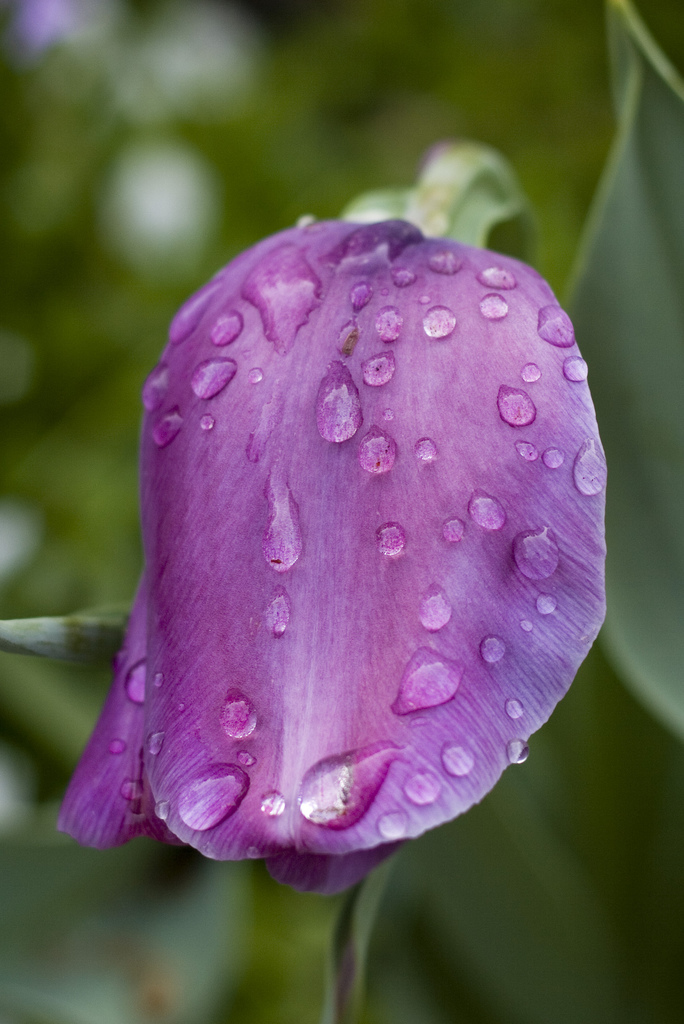
#> input picture multi_week1/data/objects/flower/1.jpg, 684 x 1024 px
$ python main_script_week1.py   (Python 2 division)
#> lines starting #> are read from the running program, lines starting #| are printed output that depends on the picture; pictures that were not available may be replaced by others from this repository, and a replacement may not be noted
### multi_week1/python/week1/week1.py
# -*- coding: utf-8 -*-
#------------------------------------------------------------------------------
#           NAME: week1.py
#         AUTHOR: Stratis Gavves, Patrick de Kok, Georgios Methenitis
#  LAST MODIFIED: 14-10-2013
#    DESCRIPTION: TODO
#
#------------------------------------------------------------------------------
import math

import matplotlib.pyplot as plt
import numpy as np
import scipy.signal as sgn


ROOT_OF_SQUARED_SUM = lambda h: math.sqrt(sum(map(lambda x: x * x, h)))
SUM = lambda h: float(sum(h))
DEFAULT_DIST_TYPE = 'euclidean'


def extractColorHistogram(im):
    histo = []
    pixels = float(im.shape[0] * im.shape[1])
    for channel in range(im.shape[-1]):
        histo.append(np.bincount(im[:, :, channel].flatten(), minlength=256)
                     / pixels)
    return np.concatenate(histo)


def d_euclidean(x, y):
    return -(x - y) ** 2


def d_l2(x, y):
    return (x * y)


d_intersect = min


# [4 lines left out: function d_chi2, not called in this run]


def d_helliger(x, y):
    return math.sqrt(x) * math.sqrt(y)


# [25 lines left out: functions computeVectorDistance, test, not called in this run]


def get_image(id):
    return np.array(plt.imread('../../data/objects/flower/%d.jpg' % id))


# [48 lines left out: functions computeImageDistances, rankImages, get_gaussian_filter, get_gaussian_der_filter, not called in this run]


def gradmag(im_dr, im_dc):
    im_dmag = np.sqrt(im_dr * im_dr + im_dc * im_dc)
    return im_dmag / sum(im_dmag)


#~~~~~~~~~~~~~~~~~~~~~~~~~~~~~~~~~~~~~~~~~~~~~~~~~~~~~~~~~~~~~~~~~~~~~~~~~
# [ALREADY IMPLEMENTED. DO NOT TOUCH]
#~~~~~~~~~~~~~~~~~~~~~~~~~~~~~~~~~~~~~~~~~~~~~~~~~~~~~~~~~~~~~~~~~~~~~~~~~
# [20 lines left out: functions apply_filter, apply_gaussian_conv, not called in this run]

### multi_week1/python/tools.py
# -*- coding: utf-8 -*-
#------------------------------------------------------------------------------
#           NAME: week1.py
#         AUTHOR: Stratis Gavves
#  LAST MODIFIED: 18/03/10
#    DESCRIPTION: TODO
#
#------------------------------------------------------------------------------
import urllib
import os
import numpy as np
import zipfile
import math
import matplotlib.pyplot as plt
from PIL import Image

# [39 lines left out: functions plot_features, append_images, plot_matches, not called in this run]

def normalizeColsL2(vectors):
    vectors = vectors / np.sqrt((vectors ** 2).sum(-1))[..., np.newaxis]
    return vectors

# [15 lines left out: function compute_sift, not called in this run]

def read_sift_from_file(sift_path):
    f = np.loadtxt(sift_path)
    return f[:, :4], f[:, 4:]

# [17 lines left out: functions fileparts, downloadObjectsDataset, not called in this run]

def getImagePathsFromObjectsDataset( obj ):
    impaths = []
    for i in np.arange(1, 61):
        impaths.append('../../data/objects/' + obj + '/' + str(i) + '.jpg')

    return impaths

# [15 lines left out: function gf_2d, not called in this run]


### multi_week1/python/week1/main_script_week1.py
# -*- coding: utf-8 -*-
import math
import random as rnd
import sys

import matplotlib.pyplot as plt
import numpy as np
from PIL import Image
from scipy.ndimage import filters

sys.path.insert(0, '../')
import tools
import week1


# PREFERENCES FOR DISPLAYING ARRAYS. FEEL FREE TO CHANGE THE VALUES TO YOUR LIKING
np.set_printoptions(precision=3)
np.set_printoptions(suppress=True)
np.set_printoptions(linewidth=200)

# ~~~~~~~~~~~~~~~~~~~~~~~~~~~~~~~~~~~~~~~~~~~~~~~~~~~~~~~~~~~~~~~~~~~~~~~~~~~
# Step A. Download images [Already implemented]
# ~~~~~~~~~~~~~~~~~~~~~~~~~~~~~~~~~~~~~~~~~~~~~~~~~~~~~~~~~~~~~~~~~~~~~~~~~~~
#cd "CHANGE THIS PATH TO YOUR WORKING DIRECTORY $main_dir/python/week1"

# ~~~~~~~~~~~~~~~~~~~~~~~~~~~~~~~~~~~~~~~~~~~~~~~~~~~~~~~~~~~~~~~~~~~~~~~~~~~
# Step B. Basic image operations [Already implemented]
# ~~~~~~~~~~~~~~~~~~~~~~~~~~~~~~~~~~~~~~~~~~~~~~~~~~~~~~~~~~~~~~~~~~~~~~~~~~~

# B.1 Read image
im = np.array(plt.imread('../../data/objects/flower/1.jpg'))
#> im is the input picture: shape (1024, 684, 3); mean R, G, B 102.5, 87.8, 90.3

# B.2 Show image
plt.imshow(im)
plt.axis('off')
#plt.show()

# B.3 Get image size
H, W, C = im.shape    # H for height, W for width, C for number of color channels
#> H = 1024; W = 684; C = 3
print 'Height: ' + str(H) + ', Width: ' + str(W) + ', Channels: ' + str(C)
#| Height: 1024, Width: 684, Channels: 3

# B.4 Access image pixel
print im[0, 0, 1]    # Single value in the 2 color dimension. Remember, numbering start from 0 (thus 1 means "2")
#| 80
print im[0, 0]       # Vector of RGB values in all 3 color dimensions
#| [80 80 82]

# ~~~~~~~~~~~~~~~~~~~~~~~~~~~~~~~~~~~~~~~~~~~~~~~~~~~~~~~~~~~~~~~~~~~~~~~~~~~
# Step C. Compute image histograms [You should implement]
# ~~~~~~~~~~~~~~~~~~~~~~~~~~~~~~~~~~~~~~~~~~~~~~~~~~~~~~~~~~~~~~~~~~~~~~~~~~~

# Compute color histogram from channel R
# C.1 Vectorize first the array
im_r = im[:, :, 0].flatten()

# C.2 Compute histogram from channel R using the bincount command, as indicated in the handout
histo_r = np.bincount(im_r, minlength=256) / float(len(im_r))
#> histo_r = 256 values, max 0.0123 at index 65, min 0 at index 0, mean 0.00391

# C.3 Compute now the histograms from the other channels, that is G and B
im_g = im[:, :, 1].flatten()
histo_g = np.bincount(im_g, minlength=256) / float(len(im_r))
#> histo_g = 256 values, max 0.0145 at index 77, min 4.28e-06 at index 243, mean 0.00391
im_b = im[:, :, 2].flatten()
histo_b = np.bincount(im_b, minlength=256) / float(len(im_r))
#> histo_b = 256 values, max 0.0294 at index 0, min 2e-05 at index 249, mean 0.00391

# C.4 Concatenate histograms from R, G, B one below the other into a single histogram
histo = np.concatenate((histo_r, histo_g, histo_b))
#> histo = 768 values, max 0.0294 at index 512, min 0 at index 0, mean 0.00391

plt.figure()
labels = np.arange(0, len(histo), 64)
#> labels = [0, 64, 128, 192, 256, 320, 384, 448, 512, 576, 640, 704]
ax = plt.axes()
ax.set_xticks(labels)
ax.set_ylabel("Relative frequency")
ax.set_xlabel("Bin label")
plt.bar(np.arange(len(histo)), histo, 1.0, color='gray', edgecolor='none')

######
# C.5 PUT YOUR CODE INTO THE FUNCTION extractColorHistogram( im ) IN week1.py
######

# ~~~~~~~~~~~~~~~~~~~~~~~~~~~~~~~~~~~~~~~~~~~~~~~~~~~~~~~~~~~~~~~~~~~~~~~~~~~
# Step D. Compute distances between vectors [You should implement]
# ~~~~~~~~~~~~~~~~~~~~~~~~~~~~~~~~~~~~~~~~~~~~~~~~~~~~~~~~~~~~~~~~~~~~~~~~~~~

# D.1 Open images and extract their RGB histograms
im1 = plt.imread('../../data/objects/flower/1.jpg')
histo1 = week1.extractColorHistogram(im1)
#> after the loop in extractColorHistogram, `for channel in range(im.shape[-1]):`: histo = 3 items
#> histo1 = 768 values, max 0.0294 at index 512, min 0 at index 0, mean 0.00391
im2 = plt.imread('../../data/objects/flower/3.jpg')
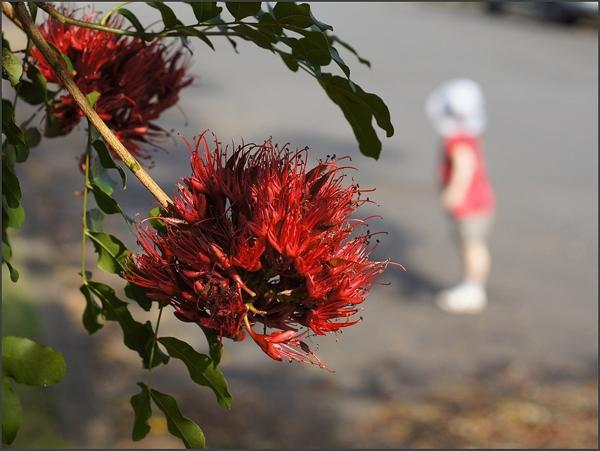
#> input picture multi_week5_6/data/objects_scaled/flower/3.jpg, 600 x 451 px, found by its file name
#> im2 is the input picture: shape (451, 600, 3); mean R, G, B 120.4, 102, 90.7
histo2 = week1.extractColorHistogram(im2)
#> histo2 = 768 values, max 0.023 at index 512, min 0 at index 505, mean 0.00391

# D.2 Compute euclidean distance: d=Σ(x-y)^2
# Note: the ***smaller*** the value, the more similar the histograms
dist_euc = sum(map(lambda x, y: (x - y) ** 2,
                   histo1 / math.sqrt(sum(map(lambda x: x * x, histo1))),
                   histo2 / math.sqrt(sum(map(lambda x: x * x, histo2)))))
#> dist_euc = 0.524


# D.3 Compute histogram intersection distance: d=Σmin(x, y)
# Note: the ***larger*** the value, the more similar the histograms
dist_hi = sum(map(min,
                  histo1 / float(sum(histo1)),
                  histo2 / float(sum(histo2))))
#> dist_hi = 0.656


# D.4 Compute chi-2 similarity: d= Σ(x-y)^2 / (x+y)
# Note: the ***larger*** the value, the more similar the histograms
def chi2(x, y):
    if x + y == 0:
        return 0
    return -((x - y) ** 2)


dist_chi2 = sum(map(chi2,
                    histo1 / float(sum(histo1)),
                    histo2 / float(sum(histo2))))
#> dist_chi2 = -0.00127

# D.5 Compute hellinger distance: d= Σsqrt(x*y)
# Note: the ***larger*** the value, the more similar the histograms
dist_hell = sum(map(lambda x, y: math.sqrt(x) * math.sqrt(y),
                    histo1 / float(sum(histo1)),
                    histo2 / float(sum(histo2))))
#> dist_hell = 0.906

######
# D.6 PUT YOUR CODE INTO THE FUNCTION computeVectorDistance( vec1, vec2, dist_type ) IN week1.py
######

# ~~~~~~~~~~~~~~~~~~~~~~~~~~~~~~~~~~~~~~~~~~~~~~~~~~~~~~~~~~~~~~~~~~~~~~~~~~~
# Step E. Rank images [You should implement]
# ~~~~~~~~~~~~~~~~~~~~~~~~~~~~~~~~~~~~~~~~~~~~~~~~~~~~~~~~~~~~~~~~~~~~~~~~~~~

# E.1 Compute histograms for all images in the dataset
impaths = tools.getImagePathsFromObjectsDataset('flower')  # [ALREADY IMPLEMENTED]
#> the loop in getImagePathsFromObjectsDataset, `for i in np.arange(1, 61):` made 60 passes
#> after the loop in getImagePathsFromObjectsDataset, `for i in np.arange(1, 61):`: impaths = 60 items, first 6: '../../data/objects/flower/1.jpg', '../../data/objects/flower/2.jpg', '../../data/objects/flower/3.jpg', '../../data/objects/flower/4.jpg', '../../data/objects/flower/5.jpg', '../../data/objects/flower/6.jpg'
# histo = ...# WRITE YOUR CODE HERE
histo = [week1.extractColorHistogram(np.array(plt.imread(image)))
         for image in impaths]
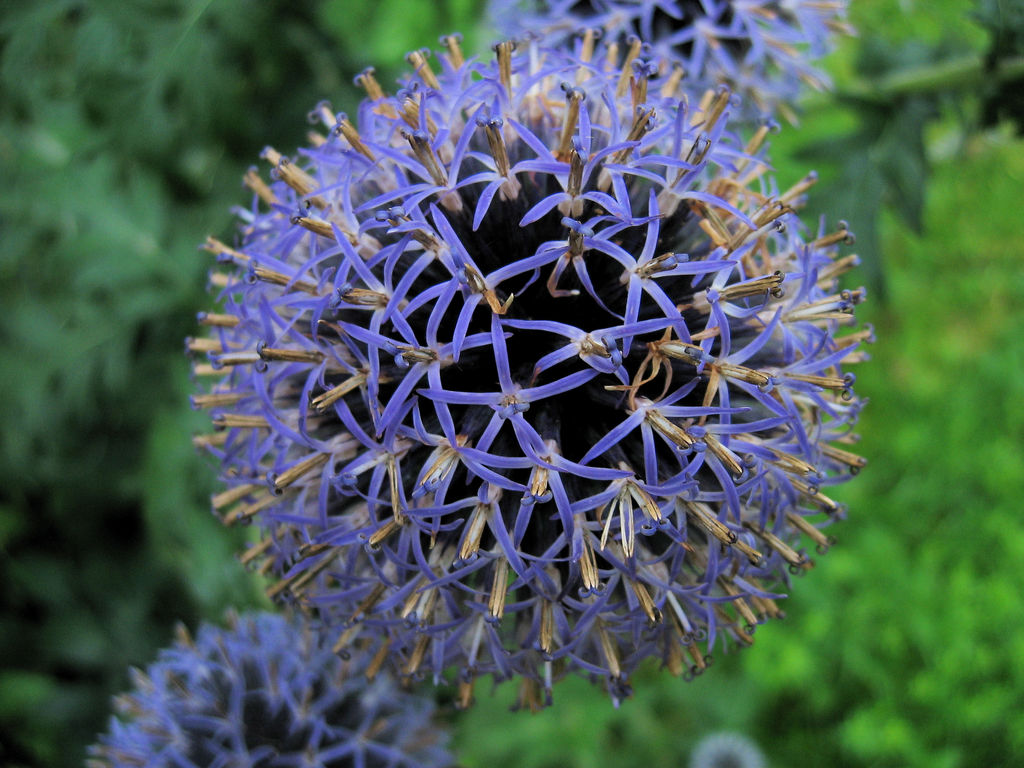
#> input picture multi_week1/data/objects/flower/18.jpg, 1024 x 768 px, given in place of 2.jpg, which was not available
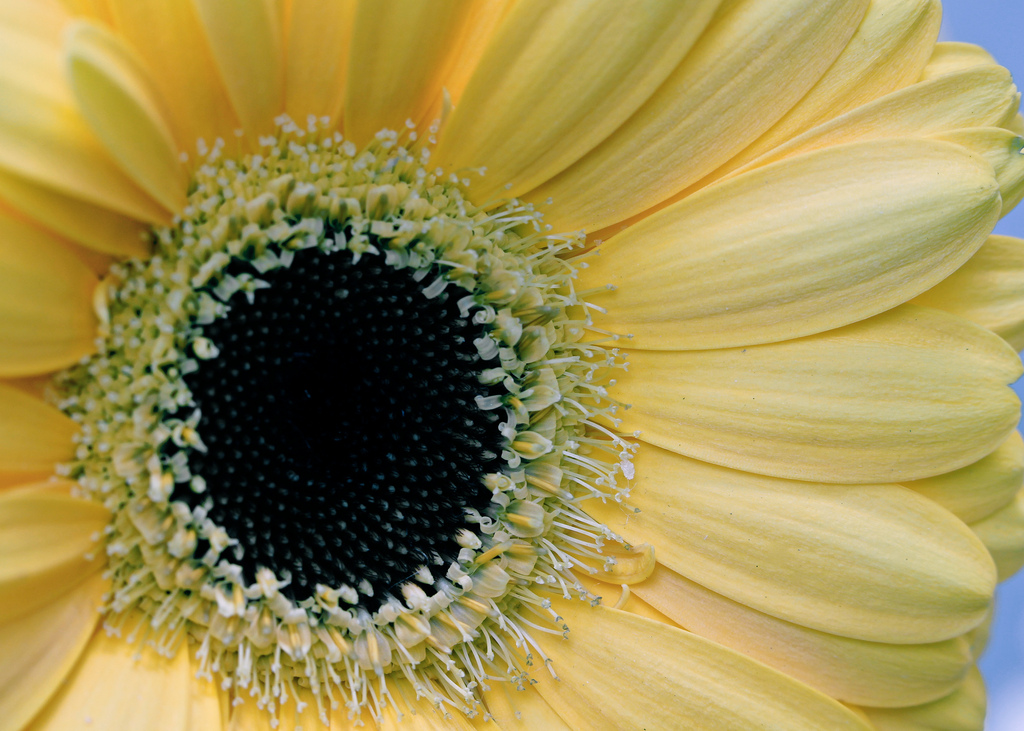
#> input picture multi_week1/data/objects/flower/23.jpg, 1024 x 731 px, given in place of 4.jpg, which was not available
#> (the run stopped early here; a loop or call above may not have finished)
